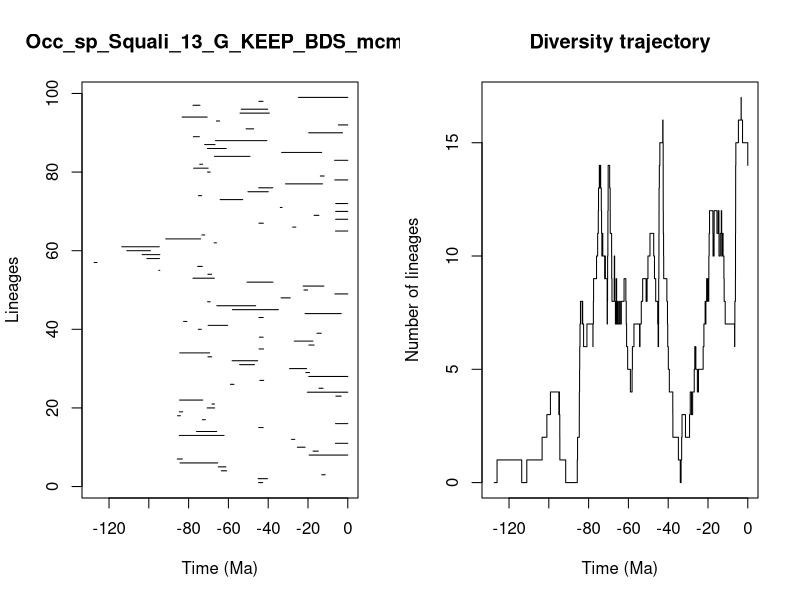

Reproduce this figure in R.


pdf(file='../Results/Species/5_MA_bins_EXT_EP/pyrate_mcmc_logs/Occ_sp_Squali_13_G_KEEP_BDS_mcmc_LTT.pdf',width=0.6*20, height=0.6*10)
title = "Occ_sp_Squali_13_G_KEEP_BDS_mcmc"
ts=c(44.84584270843935, 45.05581401625585,13.085844943944883,63.56516566706641,65.06517259190034,84.31835506757153,85.69381129518018,19.420168817426458,17.45817261066126,25.340972618532238,6.214573124506621,28.28242160855448,84.65788520369979,76.01193036880694,44.81523941816386,6.164101606667317,73.0989988119699,85.5479403720551,84.68704922774596,70.6852744731942,68.25824266568331,84.53545507893541,5.995354980121544,20.315660529212714,14.46940459718217,59.00194146140503,44.192750687636504,19.607397290236538,21.054861514418,29.271827540263345,54.38324709260861,58.1426390902335,70.29946837348332,84.46453143044373,44.603024800815156,19.565627499788473,26.908817988938036,44.44944060501943,15.491337372779196,75.13381655167015,70.18933308945591,82.52390972224158,44.592473443532896,21.43717948945533,57.99251961518486,65.83128672542617,70.44757491062765,33.52531842788097,6.4876305638616145,22.049962350462454,22.435532932719116,50.6046895901798,77.82926367060439,70.3132825036765,94.94504445740333,75.44875995349365,127.44309189271621,100.97304338776381,103.36857642802865,111.06473440879141,113.6172936072701,67.14255074772917,91.51850050750812,73.32881149110172,6.168855065461695,27.70761887094934,44.64287292771792,6.115267662911111,16.942277613335424,6.08463217849131,33.92619805678748,6.089891724480327,64.14283257745886,75.02120096053893,50.17441590930352,44.77282414295208,31.31359348719039,6.525194547906542,13.8132359017323,70.47445523825276,77.50162719055184,74.42789278953988,6.627164961768435,67.0209015748401,33.234634508033984,70.5485541031845,71.92337040854359,66.53547210348218,77.6045056235089,19.653129231645245,51.10885321824463,4.714689776964925,66.01595149545358,83.2323164778664,54.16252629112077,53.52605429715455,77.78733624701404,44.67565331826448,24.780188005101085)
te=c(42.75278123053945, 40.36649917905505,11.349181575687476,60.90545505108623,61.27895694278596,65.34733768735607,83.17878537573235,0.0,14.837956775769788,21.441372056994766,0.0,26.628887615720704,62.18626579346942,65.90446114427903,42.514078703489226,0.0,71.56868215056879,84.09118117638975,82.98073984030952,66.91234348885618,66.98745097558194,72.87221182079344,3.3550189373897004,0.0,12.411499117274506,57.20843941682217,42.25424131483189,0.0,19.221754619001533,20.68072596271779,46.895613478812884,45.269216331720216,68.38710801371849,69.41516255444239,42.32280841222583,16.895729468238002,17.53379593029434,42.52764996079938,13.312049704310525,73.61598642381819,60.375747447470886,80.84127061629056,42.50334491128126,3.296613494578729,34.871384956971994,46.28469875073495,69.15502219695797,28.91326674112133,0.0,20.16032128305468,11.997849679340597,37.63990848282333,67.0747491507044,68.4370331781956,94.48111340372928,73.10832188133885,126.0149152078729,94.65084330938534,94.45201486196545,99.19127117132098,94.77006339811255,66.00394533518737,73.93714912749033,71.86161667725693,0.0,26.095553289385503,42.4568447132883,0.0,14.500032964982674,0.0,33.04032213518967,0.0,52.82432425937167,73.48628326802765,39.93591960266857,37.688076223381394,12.70052832090046,0.0,11.869952928123174,69.1388984917132,70.17264710247075,72.96290636155116,0.0,49.15295490233678,13.11555426236406,61.085584905826465,66.73282362829337,40.66355777448176,74.60974427279801,2.635539943228152,47.28193164654158,0.0,64.42448712388601,70.68694138990371,39.426308283680854,40.22784136518356,74.2779033881516,42.60605940693122,0.0)
div_traj=c(0, 1,0,1,2,3,4,3,4,3,2,1,0,1,2,3,4,5,6,7,8,7,8,7,6,7,6,7,8,9,10,11,12,13,14,13,14,13,12,11,10,11,10,11,10,9,10,9,8,7,8,9,10,11,12,13,14,13,12,11,10,9,8,9,10,9,10,9,8,7,8,9,8,7,8,7,8,7,8,9,8,7,6,5,4,5,6,7,6,7,8,9,8,9,10,11,10,9,8,7,6,7,8,9,10,11,12,13,14,15,16,15,14,13,12,11,10,9,8,7,6,5,4,3,2,1,0,1,2,3,2,3,4,3,4,5,6,5,4,5,6,7,8,7,8,9,8,9,8,9,10,11,12,11,10,11,12,11,12,11,10,11,12,11,10,11,10,9,8,7,6,7,8,9,10,11,12,13,14,15,16,17,16,15,14)
time_events=c(127.44309189271621, 126.0149152078729,113.6172936072701,111.06473440879141,103.36857642802865,100.97304338776381,99.19127117132098,94.94504445740333,94.77006339811255,94.65084330938534,94.48111340372928,94.45201486196545,91.51850050750812,85.69381129518018,85.5479403720551,84.68704922774596,84.65788520369979,84.53545507893541,84.46453143044373,84.31835506757153,84.09118117638975,83.2323164778664,83.17878537573235,82.98073984030952,82.52390972224158,80.84127061629056,77.82926367060439,77.78733624701404,77.6045056235089,77.50162719055184,76.01193036880694,75.44875995349365,75.13381655167015,75.02120096053893,74.60974427279801,74.42789278953988,74.2779033881516,73.93714912749033,73.61598642381819,73.48628326802765,73.32881149110172,73.10832188133885,73.0989988119699,72.96290636155116,72.87221182079344,71.92337040854359,71.86161667725693,71.56868215056879,70.68694138990371,70.6852744731942,70.5485541031845,70.47445523825276,70.44757491062765,70.3132825036765,70.29946837348332,70.18933308945591,70.17264710247075,69.41516255444239,69.15502219695797,69.1388984917132,68.4370331781956,68.38710801371849,68.25824266568331,67.14255074772917,67.0747491507044,67.0209015748401,66.98745097558194,66.91234348885618,66.73282362829337,66.53547210348218,66.01595149545358,66.00394533518737,65.90446114427903,65.83128672542617,65.34733768735607,65.06517259190034,64.42448712388601,64.14283257745886,63.56516566706641,62.18626579346942,61.27895694278596,61.085584905826465,60.90545505108623,60.375747447470886,59.00194146140503,58.1426390902335,57.99251961518486,57.20843941682217,54.38324709260861,54.16252629112077,53.52605429715455,52.82432425937167,51.10885321824463,50.6046895901798,50.17441590930352,49.15295490233678,47.28193164654158,46.895613478812884,46.28469875073495,45.269216331720216,45.05581401625585,44.84584270843935,44.81523941816386,44.77282414295208,44.67565331826448,44.64287292771792,44.603024800815156,44.592473443532896,44.44944060501943,44.192750687636504,42.75278123053945,42.60605940693122,42.52764996079938,42.514078703489226,42.50334491128126,42.4568447132883,42.32280841222583,42.25424131483189,40.66355777448176,40.36649917905505,40.22784136518356,39.93591960266857,39.426308283680854,37.688076223381394,37.63990848282333,34.871384956971994,33.92619805678748,33.52531842788097,33.234634508033984,33.04032213518967,31.31359348719039,29.271827540263345,28.91326674112133,28.28242160855448,27.70761887094934,26.908817988938036,26.628887615720704,26.095553289385503,25.340972618532238,24.780188005101085,22.435532932719116,22.049962350462454,21.441372056994766,21.43717948945533,21.054861514418,20.68072596271779,20.315660529212714,20.16032128305468,19.653129231645245,19.607397290236538,19.565627499788473,19.420168817426458,19.221754619001533,17.53379593029434,17.45817261066126,16.942277613335424,16.895729468238002,15.491337372779196,14.837956775769788,14.500032964982674,14.46940459718217,13.8132359017323,13.312049704310525,13.11555426236406,13.085844943944883,12.70052832090046,12.411499117274506,11.997849679340597,11.869952928123174,11.349181575687476,6.627164961768435,6.525194547906542,6.4876305638616145,6.214573124506621,6.168855065461695,6.164101606667317,6.115267662911111,6.089891724480327,6.08463217849131,5.995354980121544,4.714689776964925,3.3550189373897004,3.296613494578729,2.635539943228152,0.0)
                par(mfrow=c(1,2))
                L = length(ts)
                plot(ts, 1:L , xlim=c(-max(ts)-1,0), pch=20, type="n", main=title,xlab="Time (Ma)",ylab="Lineages")
                for (i in 1:L){segments(x0=-te[i],y0=i,x1=-ts[i],y1=i)}    
                t = -time_events
                plot(div_traj ~ t,type="s", main = "Diversity trajectory",xlab="Time (Ma)",ylab="Number of lineages",xlim=c(-max(ts)-1,0))
                abline(v=c(65,200,251,367,445),lty=2,col="gray")
                
